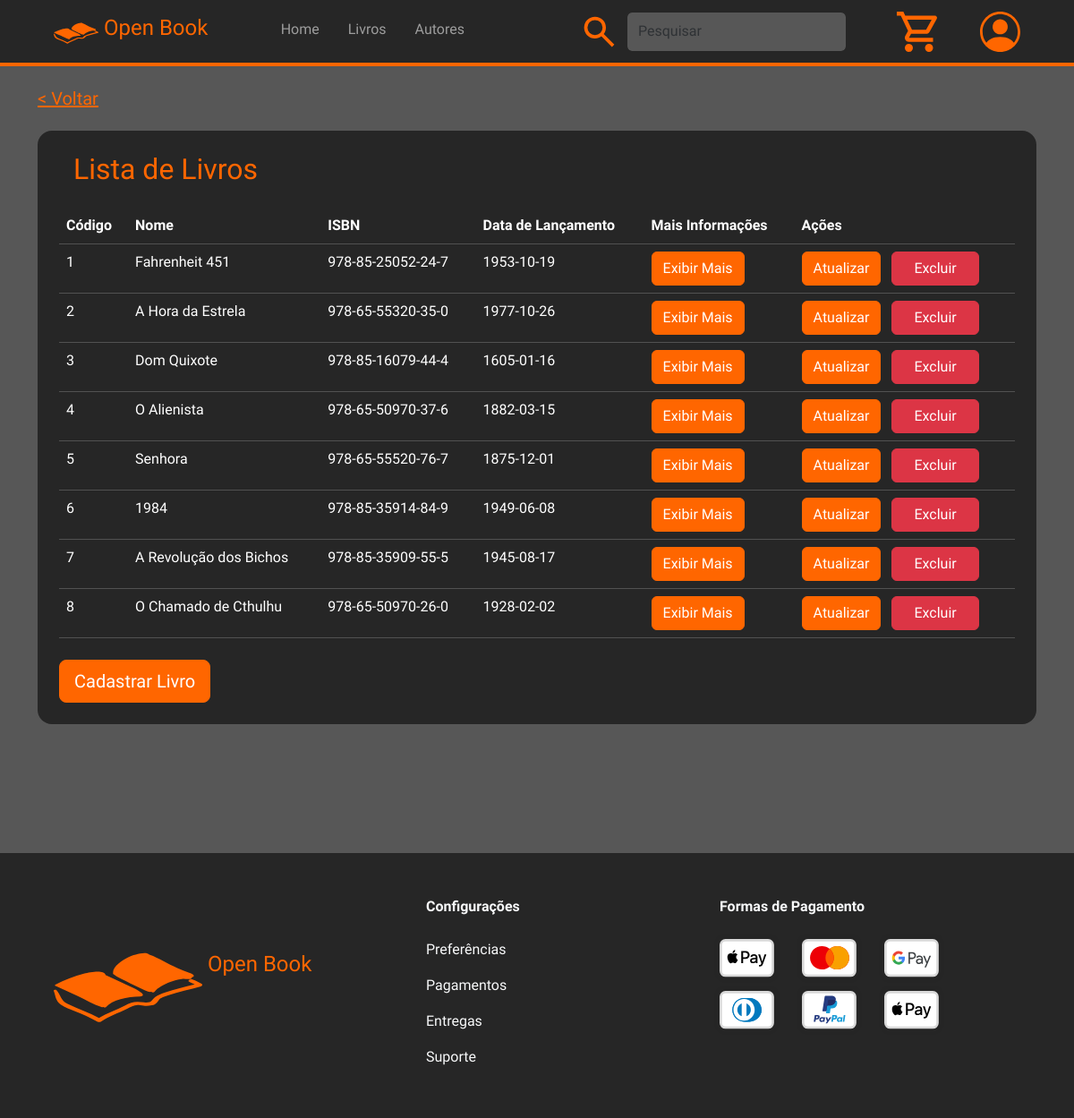
Page /views/tblLivro.php (signed in) on the committed database.
### tables this page shows
CREATE TABLE `livro` (
  `cod_livro` int(11) NOT NULL,
  `nome_livro` varchar(70) NOT NULL,
  `isbn_livro` varchar(18) NOT NULL,
  `data_lancamento` date NOT NULL,
  `preco_livro` float NOT NULL,
  `descricao_livro` varchar(2000) DEFAULT NULL,
  `cod_genero` int(11) DEFAULT NULL,
  `cod_editora` int(11) DEFAULT NULL
);

### connection/conexao.php (called while the page is built, shortened)
<?php
    class Conexao {
        private $host = "localhost";
        private $usuario = "root";
        private $senha = "";
        private $banco = "db_livraria";
        private $conexao;
        public function __construct() {
            $this->conexao = new mysqli($this->host, $this->usuario, $this->senha, $this->banco);
        }
        public function getConexao() {
            return $this->conexao;
        }
    }
?>

### controllers/livroController.php (called while the page is built, shortened)
<?php
    require_once $_SERVER['DOCUMENT_ROOT'] . '/Projeto_Livraria_Web/src/models/livro.php';
    class LivroController {
        private $livro;
        public function __construct()
        {
            $this->livro = new Livro();
        }
        public function listar() {
            return $this->livro->listar();
        }
    }

### models/livro.php (called while the page is built, shortened)
<?php
require_once $_SERVER['DOCUMENT_ROOT'] . '/Projeto_Livraria_Web/src/connection/conexao.php';
class Livro
{
    private $conexao;
    public function __construct()
    {
        $this->conexao = new Conexao();
    }
    public function listar()
    {
        $sql = "SELECT * FROM livro";
        $stmt = $this->conexao->getConexao()->prepare($sql);
        $stmt->execute();
        $result = $stmt->get_result();
        $livros = [];
        while ($livro = $result->fetch_assoc()) {
            $livros[] = $livro;
        }
        return $livros;
    }
}

### views/tblLivro.php (the view, shortened to what this page needs)
<?php
    require_once $_SERVER['DOCUMENT_ROOT'] . '/Projeto_Livraria_Web/src/controllers/livroController.php';
?>
<!DOCTYPE html>
<html lang="en">
<head>
    <link rel="stylesheet" href="../assets/scss/main.css">
</head>
<body class="background-dark-light">
    <?php require_once "../components/header.php"; ?>
    <div class="container w-100 mx-auto mt-4">
        <h5><a href="javascript:history.back()" class="link-warning">
                < Voltar</a>
        </h5>
        <div class="border-warning bg-dark text-white p-4 mx-auto rounded-4 order-1 order-lg-2 mt-4 overflow-x-scroll">
            <h2 class="text-warning ms-md-3 mb-4">Lista de Livros</h2>
            <table class="table table-dark">
                <thead>
                    <tr>
                        <th>Código</th>
                        <th>Nome</th>
                        <th>ISBN</th>
                        <th>Data de Lançamento</th>
                        <th>Mais Informações</th>
                        <th>Ações</th>
                    </tr>
                </thead>
                <tbody>
                    <?php
                    $livroController = new LivroController();
                    $livros = $livroController->listar();
                    foreach ($livros as $livro) {
                    ?>
                        <tr>
                            <td><?php echo $livro['cod_livro']; ?></td>
                            <td><?php echo $livro['nome_livro']; ?></td>
                            <td><?php echo $livro['isbn_livro']; ?></td>
                            <td><?php echo $livro['data_lancamento']; ?></td>
                            <td>
                                <a onclick="exibirDescricao(<?php echo $livro['cod_livro'] ?>)" href="#" class="btn btn-warning text-white" data-bs-toggle="modal" data-bs-target="#exampleModal">
                                    Exibir Mais
                                </a>
                            </td>
                            <td>
                                <a href="<?php echo "formLivroUpdDlt.php?acao=upd&codLivro=" . $livro['cod_livro']; ?>" class="btn btn-warning text-white text-center me-2">Atualizar</a>
                                <a href="<?php echo "formLivroUpdDlt.php?acao=dlt&codLivro=" . $livro['cod_livro']; ?>" type="submit" class="btn btn-danger text-white text-center px-4">Excluir</a>
                            </td>
                        </tr>
                    <?php } ?>
                </tbody>
            </table>
            <a href="formLivroCrt.php?acao=crt" class="btn btn-warning btn-lg text-white mt-sm-2">Cadastrar Livro</a>
        </div>
    </div>
    <div class="w-100 mt-5 pt-5">
        <?php require_once "../components/footer.php"; ?>
    </div>
</body>
</html>

### rows in the picture
livro: cod_livro "1", nome_livro "Fahrenheit 451", isbn_livro "978-85-25052-24-7", data_lancamento "1953-10-19"
livro: cod_livro "2", nome_livro "A Hora da Estrela", isbn_livro "978-65-55320-35-0", data_lancamento "1977-10-26"
livro: cod_livro "3", nome_livro "Dom Quixote", isbn_livro "978-85-16079-44-4", data_lancamento "1605-01-16"
livro: cod_livro "4", nome_livro "O Alienista", isbn_livro "978-65-50970-37-6", data_lancamento "1882-03-15"
livro: cod_livro "5", nome_livro "Senhora", isbn_livro "978-65-55520-76-7", data_lancamento "1875-12-01"
livro: cod_livro "6", nome_livro "1984", isbn_livro "978-85-35914-84-9", data_lancamento "1949-06-08"
livro: cod_livro "7", nome_livro "A Revolução dos Bichos", isbn_livro "978-85-35909-55-5", data_lancamento "1945-08-17"
livro: cod_livro "8", nome_livro "O Chamado de Cthulhu", isbn_livro "978-65-50970-26-0", data_lancamento "1928-02-02"
